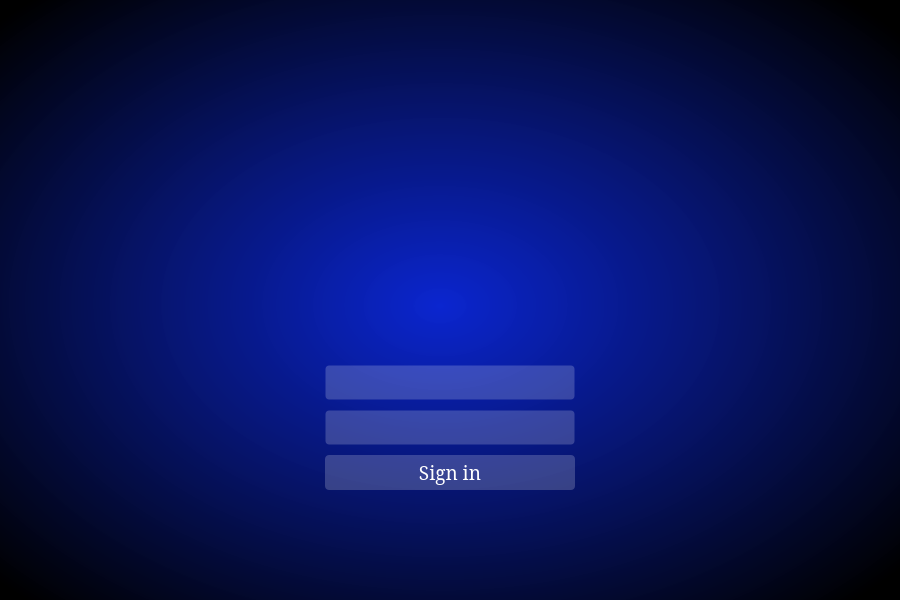
<?xml version="1.0" encoding="UTF-8"?>
<ui version="4.0">
 <class>MainWindow</class>
 <widget class="QMainWindow" name="MainWindow">
  <property name="enabled">
   <bool>true</bool>
  </property>
  <property name="geometry">
   <rect>
    <x>0</x>
    <y>0</y>
    <width>900</width>
    <height>600</height>
   </rect>
  </property>
  <property name="windowTitle">
   <string>MainWindow</string>
  </property>
  <property name="autoFillBackground">
   <bool>false</bool>
  </property>
  <property name="styleSheet">
   <string notr="true">#centralwidget {background-color: qradialgradient(spread:pad, cx:0.49, cy:0.502304, radius:0.687, fx:0.489, fy:0.51, stop:0 rgba(0, 28, 206, 243), stop:0.985843 rgba(0, 0, 0, 255));
background-position: center;
background-repeat:no-repeat;
border: 0px;}</string>
  </property>
  <widget class="QWidget" name="centralwidget">
   <property name="styleSheet">
    <string notr="true"/>
   </property>
   <widget class="QWidget" name="widget" native="true">
    <property name="geometry">
     <rect>
      <x>205</x>
      <y>60</y>
      <width>490</width>
      <height>480</height>
     </rect>
    </property>
    <property name="sizePolicy">
     <sizepolicy hsizetype="Preferred" vsizetype="Preferred">
      <horstretch>0</horstretch>
      <verstretch>0</verstretch>
     </sizepolicy>
    </property>
    <property name="whatsThis">
     <string>&lt;html&gt;&lt;head/&gt;&lt;body&gt;&lt;p align=&quot;center&quot;&gt;&lt;br/&gt;&lt;/p&gt;&lt;/body&gt;&lt;/html&gt;</string>
    </property>
    <property name="styleSheet">
     <string notr="true">#widget{
	background-image: url(:/new/imageforback/C:/Users/nazar/Downloads/fine.jpg);
border-radius: 10px;
font: 25 14pt Bahnschrift Light Condensed
}
</string>
    </property>
    <layout class="QVBoxLayout" name="verticalLayout">
     <item>
      <layout class="QHBoxLayout" name="horizontalLayout">
       <item>
        <layout class="QVBoxLayout" name="verticalLayout_2">
         <property name="spacing">
          <number>10</number>
         </property>
         <property name="leftMargin">
          <number>0</number>
         </property>
         <property name="topMargin">
          <number>0</number>
         </property>
         <property name="rightMargin">
          <number>0</number>
         </property>
         <property name="bottomMargin">
          <number>0</number>
         </property>
         <item>
          <layout class="QVBoxLayout" name="verticalLayout_8">
           <item>
            <layout class="QVBoxLayout" name="verticalLayout_9">
             <property name="leftMargin">
              <number>100</number>
             </property>
             <property name="topMargin">
              <number>0</number>
             </property>
             <property name="rightMargin">
              <number>100</number>
             </property>
             <item>
              <widget class="QLabel" name="label">
               <property name="styleSheet">
                <string notr="true">image: url(:/new/imageforback/C:/Users/nazar/Downloads/user.png);</string>
               </property>
               <property name="text">
                <string/>
               </property>
              </widget>
             </item>
             <item>
              <layout class="QVBoxLayout" name="verticalLayout_7">
               <property name="spacing">
                <number>10</number>
               </property>
               <property name="leftMargin">
                <number>20</number>
               </property>
               <property name="topMargin">
                <number>50</number>
               </property>
               <property name="rightMargin">
                <number>20</number>
               </property>
               <item>
                <widget class="QLineEdit" name="lineEdit">
                 <property name="enabled">
                  <bool>true</bool>
                 </property>
                 <property name="minimumSize">
                  <size>
                   <width>161</width>
                   <height>31</height>
                  </size>
                 </property>
                 <property name="font">
                  <font>
                   <family>Arial</family>
                   <pointsize>14</pointsize>
                   <bold>false</bold>
                   <stylestrategy>PreferDefault</stylestrategy>
                  </font>
                 </property>
                 <property name="styleSheet">
                  <string notr="true">    background-color: rgba(255, 255, 255, 50); 
    color: white; 
    border-radius: 4px; 
    padding: 4px;
	border: 1px solid rgba(255, 255, 255, 0)</string>
                 </property>
                 <property name="text">
                  <string/>
                 </property>
                 <property name="alignment">
                  <set>Qt::AlignLeading|Qt::AlignLeft|Qt::AlignVCenter</set>
                 </property>
                 <property name="placeholderText">
                  <string notr="true"/>
                 </property>
                </widget>
               </item>
               <item>
                <widget class="QLineEdit" name="lineEdit_2">
                 <property name="minimumSize">
                  <size>
                   <width>161</width>
                   <height>31</height>
                  </size>
                 </property>
                 <property name="font">
                  <font>
                   <family>Arial</family>
                   <pointsize>14</pointsize>
                   <bold>false</bold>
                   <stylestrategy>PreferDefault</stylestrategy>
                  </font>
                 </property>
                 <property name="styleSheet">
                  <string notr="true">    background-color: rgba(255, 255, 255, 50); 
    color: white;
    border-radius: 4px;
    padding: 4px;
	border: 1px solid rgba(255, 255, 255, 0)</string>
                 </property>
                 <property name="text">
                  <string/>
                 </property>
                 <property name="echoMode">
                  <enum>QLineEdit::Password</enum>
                 </property>
                 <property name="cursorPosition">
                  <number>0</number>
                 </property>
                 <property name="alignment">
                  <set>Qt::AlignLeading|Qt::AlignLeft|Qt::AlignVCenter</set>
                 </property>
                 <property name="placeholderText">
                  <string/>
                 </property>
                </widget>
               </item>
               <item>
                <layout class="QVBoxLayout" name="verticalLayout_10">
                 <property name="leftMargin">
                  <number>0</number>
                 </property>
                 <property name="topMargin">
                  <number>0</number>
                 </property>
                 <property name="rightMargin">
                  <number>0</number>
                 </property>
                 <property name="bottomMargin">
                  <number>50</number>
                 </property>
                 <item>
                  <widget class="QPushButton" name="pushButton_3">
                   <property name="font">
                    <font>
                     <family>Constantia</family>
                     <pointsize>14</pointsize>
                     <italic>false</italic>
                     <bold>false</bold>
                     <underline>false</underline>
                     <stylestrategy>PreferDefault</stylestrategy>
                     <kerning>true</kerning>
                    </font>
                   </property>
                   <property name="cursor">
                    <cursorShape>PointingHandCursor</cursorShape>
                   </property>
                   <property name="autoFillBackground">
                    <bool>false</bool>
                   </property>
                   <property name="styleSheet">
                    <string notr="true">QPushButton {
    background-color: rgba(255, 255, 255, 50);
    color: white;
    border-radius: 4px;
    padding: 4px;
}

QPushButton:hover {
	background-color: rgba(255, 255, 255, 85); 
}
QPushButton:pressed {
    background-color: rgba(255, 255, 255, 150); 
}</string>
                   </property>
                   <property name="text">
                    <string>Sign in</string>
                   </property>
                  </widget>
                 </item>
                </layout>
               </item>
              </layout>
             </item>
            </layout>
           </item>
          </layout>
         </item>
        </layout>
       </item>
      </layout>
     </item>
    </layout>
   </widget>
  </widget>
 </widget>
 <resources/>
 <connections/>
</ui>
